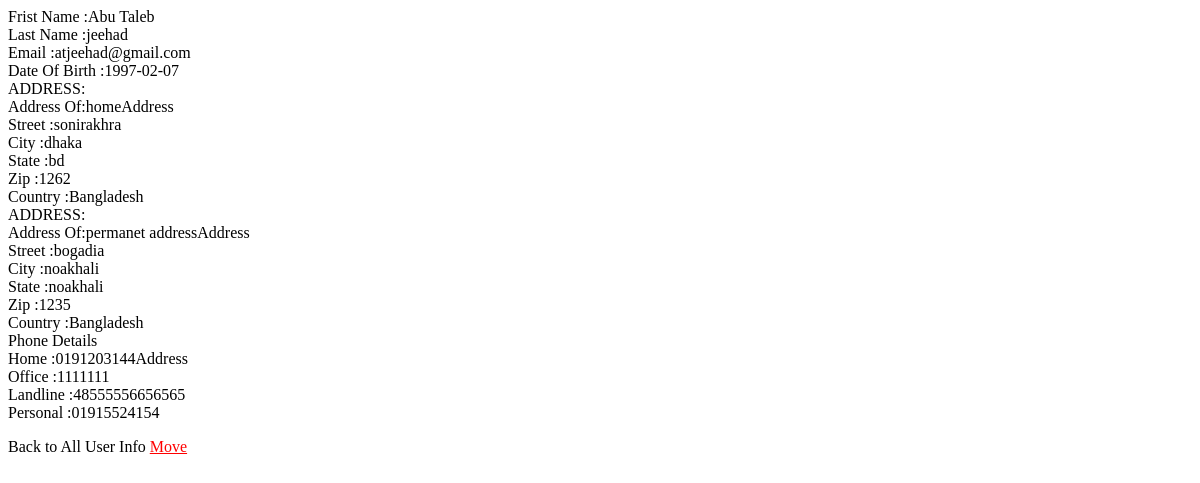
/details.php?id=4, run on an earlier commit of the app's database.
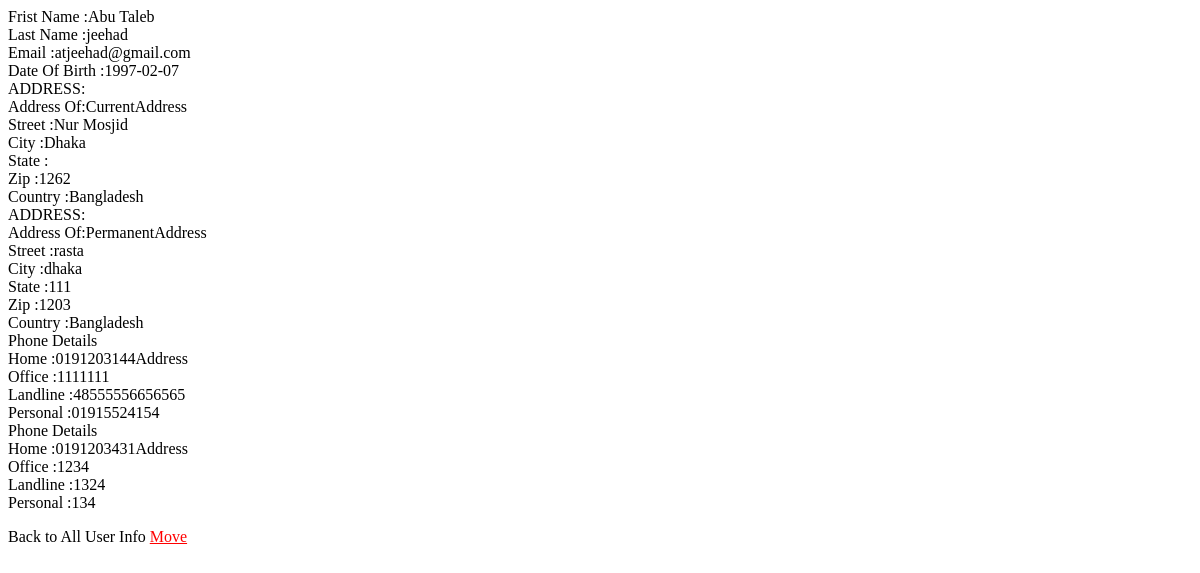
And on a later commit of the database.
### tables this page shows
CREATE TABLE `user_info` (
  `id` int(11) NOT NULL,
  `f_name` varchar(255) NOT NULL,
  `l_name` varchar(255) NOT NULL,
  `date_of_b` date NOT NULL,
  `email` varchar(255) NOT NULL
);

CREATE TABLE `addres` (
  `id` int(11) NOT NULL,
  `user_id` int(255) NOT NULL,
  `street` varchar(255) NOT NULL,
  `city` varchar(255) NOT NULL,
  `state` varchar(255) NOT NULL,
  `zip` varchar(255) NOT NULL,
  `c_name` varchar(255) NOT NULL,
  `add_type` varchar(255) NOT NULL
);

CREATE TABLE `phone` (
  `id` int(11) NOT NULL,
  `user_id` int(11) NOT NULL,
  `home_n` varchar(255) NOT NULL,
  `office_n` varchar(255) NOT NULL,
  `lan_n` varchar(255) NOT NULL,
  `personal_n` varchar(255) NOT NULL
);

### details.php (the view, shortened to what this page needs)
<?php
require "connection.php";
$uid=(int)$_GET['id'];
$sql = "SELECT * FROM user_info WHERE id ='$uid'";
$user_details=mysqli_query($link,$sql);
$sql1 = "SELECT * from addres as A where A.user_id='$uid'";
$All_addres=mysqli_query($link,$sql1);
$sql2 = "SELECT * FROM phone as P where P.user_id='$uid'";
$All_phone=mysqli_query($link,$sql2);
?>
<!DOCTYPE html>
<html>
<head>
</head>
<body>
	<?php
  while($row = mysqli_fetch_array($user_details))
  {
                                echo "Frist Name :"; echo $row["f_name"]; echo "<br>";
                                echo "Last Name :"; echo $row["l_name"]; echo "<br>";
                                echo "Email :"; echo $row["email"]; echo "<br>";
                                echo " Date Of Birth :"; echo $row["date_of_b"]; echo "<br>";
  }
  while($row = mysqli_fetch_array($All_addres))
  {
  							echo "ADDRESS:";echo"<br>";
                                echo "Address Of:"; echo $row["add_type"];echo "Address"; echo "<br>";
                                echo "Street :"; echo $row["street"]; echo "<br>";
                                echo "City :"; echo $row["city"]; echo "<br>";
                                echo "State :"; echo $row["state"]; echo "<br>";
                                echo "Zip :"; echo $row["zip"]; echo "<br>";
                                echo "Country :"; echo $row["c_name"]; echo "<br>";
  }
  while($row = mysqli_fetch_array($All_phone))
  {
  							echo "Phone Details";echo"<br>";
                                echo "Home :"; echo $row["home_n"];echo "Address"; echo "<br>";
                                echo "Office :"; echo $row["office_n"]; echo "<br>";
                                echo "Landline :"; echo $row["lan_n"]; echo "<br>";
                                echo "Personal :"; echo $row["personal_n"]; echo "<br>";
  }
 ?>
<div style="color: white" class="separator">
                <p style="color: black;" class="change_link">Back to All User Info
                    <a style="color: red" href="index.php">Move</a>
                </p>
                <br/>
            </div>
</body>
</html>

What changed in the data, as far as the page shows it:
removed addres: add_type "home", street "sonirakhra", city "dhaka", state "bd", zip "1262", c_name "Bangladesh"
removed addres: add_type "permanet address", street "bogadia", city "noakhali", state "noakhali", zip "1235", c_name "Bangladesh"
added addres: add_type "Current", street "Nur Mosjid", city "Dhaka", zip "1262", c_name "Bangladesh"
added addres: add_type "Permanent", street "rasta", city "dhaka", state "111", zip "1203", c_name "Bangladesh"
added phone: home_n "0191203431", office_n "1234", lan_n "1324", personal_n "134"
